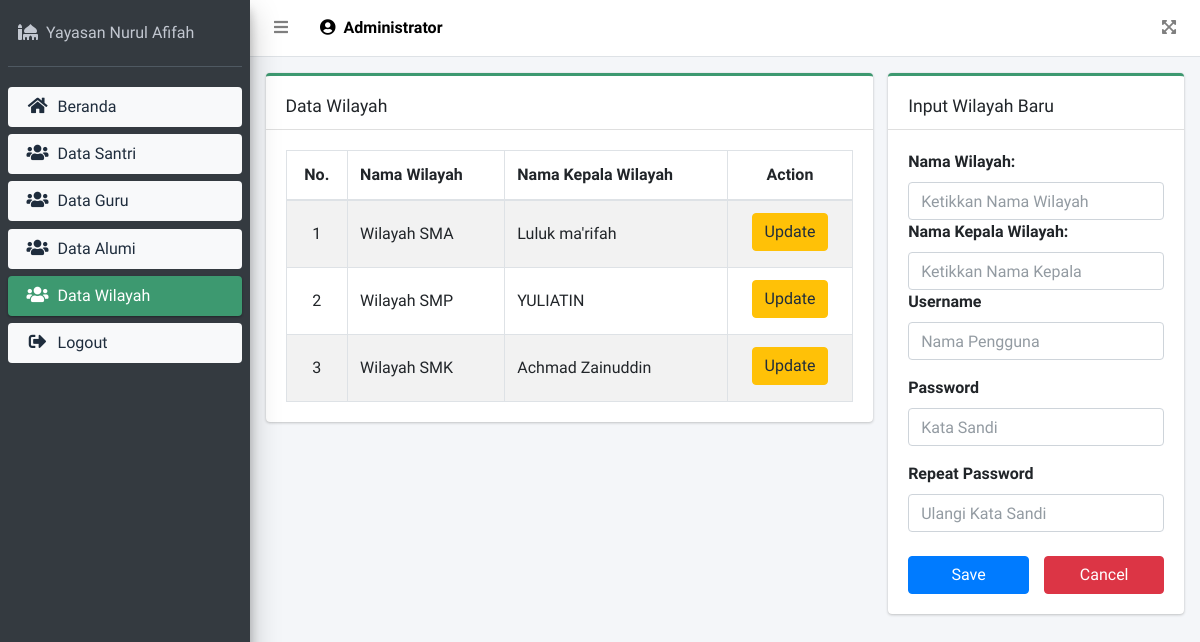
Screenshot of /data_wilayah (signed in) with the database file from the repository.
### book/models.py (models this page shows, shortened)
class Wilayah(models.Model):
    user = models.OneToOneField(User, blank=True, null=True, on_delete=models.CASCADE)
    nama_wilayah = models.CharField(max_length=200, blank=True, null=True)
    nama_kepala = models.CharField(max_length=200, blank=True, null=True)
    class Meta:
        verbose_name_plural ="Daftar Wilayah PP. Jalaluddin Ar-Rumi"

### book/decorators.py (the view)
        def perubahan_halaman(request, *args, **kwargs):
            group = None
            if request.user.groups.exists():
                group = request.user.groups.all()[0].name
            if group in yang_diizinkan:
                return fungsi_awal(request, *args, **kwargs)
            else:
                return redirect("block_access")

### book/forms.py
class WilayahForm(ModelForm):
    class Meta:
        model = Wilayah
        fields = ('nama_wilayah', 'nama_kepala')
        widgets = {
            'nama_wilayah': forms.TextInput(attrs={
                'required': True,
                'autofocus': True,
                'class': 'form-control',
                'placeholder': 'Ketikkan Nama Wilayah'
            }),
            'nama_kepala': forms.TextInput(attrs={
                'required': True,
                'autofocus': True,
                'class': 'form-control',
                'placeholder': 'Ketikkan Nama Kepala'
            })
        }
        labels = {
            "nama_wilayah": "Nama Wilayah",
            "nama_kepala": "Nama Kepala Wilayah",
        }

### book/views.py (called while the page is built, shortened)
@login_required(login_url='login')
@ijinkan_pengguna(yang_diizinkan=["master"])
def wilayah(request):
    f_wilayah = WilayahForm()
    data_wilayah = Wilayah.objects.all()
    formWilayah = WilayahForm(request.POST)
    jeda = {
        "judul": "Daftar Wilayah",
        "menu": "wilayah",
        "form": f_wilayah,
        "wilayah": data_wilayah,
    }
    return render(request, 'halaman/wilayah.html', jeda)

### book/templates/halaman/wilayah.html
{% extends 'frame/main.html' %} {% load crispy_forms_tags %} {% block content %}
<div class="col-8 mt-3">
  <div class="card card-olive card-outline">
    <div class="card-header">
      <h2 class="card-title mt-2">Data Wilayah</h2>
    </div>
    <div class="card-body">
      <table id="example2" class="table table-bordered table-striped">
        <thead>
          <tr>
            <th class="align-middle text-center">No.</th>
            <th>Nama Wilayah</th>
            <th>Nama Kepala Wilayah</th>
            <th class="align-middle text-center">Action</th>
          </tr>
        </thead>
        <tbody>
          {% for dj in wilayah %}
          <tr>
            <td class="align-middle text-center">{{forloop.counter}}</td>
            <td class="align-middle">{{dj.nama_wilayah}}</td>
            <td class="align-middle">{{dj.nama_kepala}}</td>
            <td class="text-center">
              <a
                href="{% url 'update_wilayah' dj.nama_wilayah %}"
                class="btn btn-warning mb-1"
                >Update
              </a>
            </td>
          </tr>
          {% empty %}
          <tr>
            <td colspan="4" class="text-center">Data Wilayah Kosong</td>
          </tr>
          {% endfor %}
        </tbody>
      </table>
    </div>
  </div>
</div>
<div class="col-4 mt-3">
  <div class="card card-olive card-outline">
    <div class="card-header">
      <h2 class="card-title mt-2">Input Wilayah Baru</h2>
    </div>
    <div class="card-body">
      <form method="post">
        {% csrf_token %} {{ form }}
        <div class="form-group">
          <label>Username</label>
          <input
            type="text"
            class="form-control"
            name="username"
            placeholder="Nama Pengguna"
          />
          <label class="mt-3">Password</label>
          <input
            type="password"
            class="form-control"
            name="password"
            placeholder="Kata Sandi"
          />
          <label class="mt-3">Repeat Password</label>
          <input
            type="password"
            class="form-control"
            name="password2"
            placeholder="Ulangi Kata Sandi"
          />
        </div>
        <div class="row justify-content-end">
          <div class="col-sm-6 mt-2">
            <input
              type="submit"
              class="btn btn-block btn-primary"
              value="Save"
            />
          </div>
          <div class="col-sm-6 mt-2">
            <input
              type="reset"
              class="btn btn-block btn-danger"
              value="Cancel"
            />
          </div>
        </div>
      </form>
    </div>
  </div>
</div>
{% endblock content %}

### book/templates/frame/topbar.html
<nav class="main-header navbar navbar-expand navbar-white navbar-light">
  <ul class="navbar-nav">
    <li class="nav-item">
      <a class="nav-link" data-widget="pushmenu" href="#" role="button"
        ><i class="fas fa-bars"></i
      ></a>
    </li>
    <li class="nav-item d-none d-sm-inline-block">
      <a class="nav-link" style="color: black">
        <b
          ><i class="fas fa-user-circle mr-1"></i>
          {{request.user.first_name}}</b
        >
      </a>
    </li>
  </ul>
  <ul class="navbar-nav ml-auto">
    <li class="nav-item">
      <a class="nav-link" data-widget="fullscreen" href="#" role="button">
        <i class="fas fa-expand-arrows-alt"></i>
      </a>
    </li>
  </ul>
</nav>

### rows the page displays
Wilayah: nama_wilayah "Wilayah SMA", nama_kepala "Luluk ma'rifah"
Wilayah: nama_wilayah "Wilayah SMP", nama_kepala "YULIATIN"
Wilayah: nama_wilayah "Wilayah SMK", nama_kepala "Achmad Zainuddin"

### other values shown
{{ request.user.first_name }} "Administrator"
